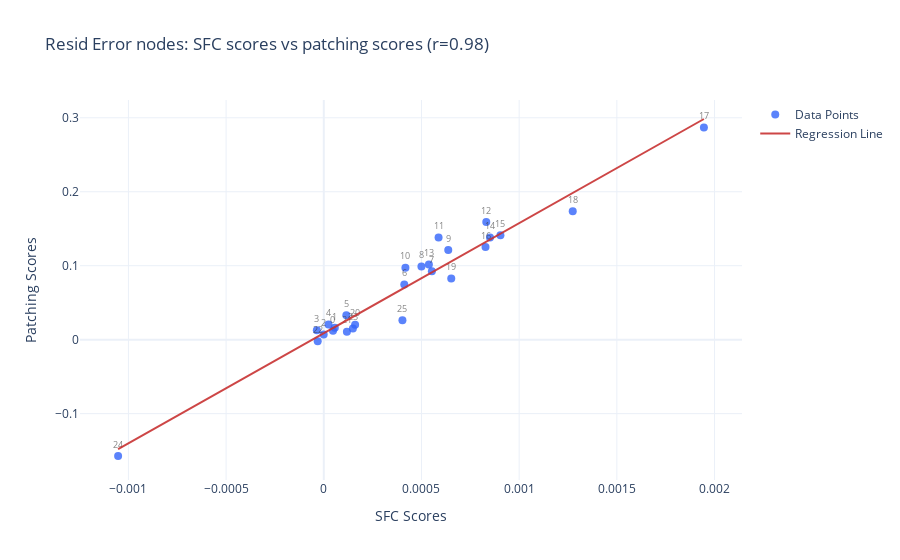

Write notebook code for a chart like this one.
### Code cell
plot_correlation(resid_sfc_values, resid_patching_values)
